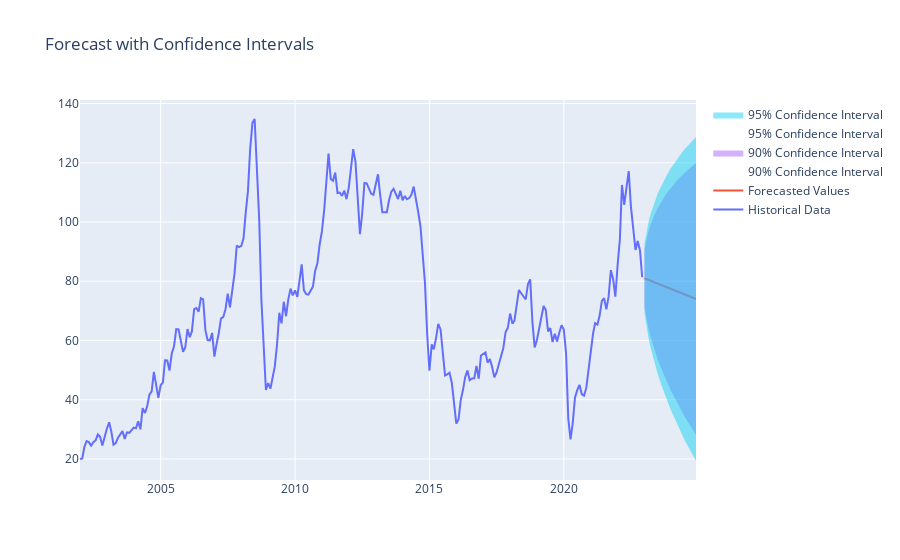

Notebook code for this chart:
### Code cell
#%%

# Capture the returned values from forecast_future_values
predictions, forecast_summary_90, forecast_summary_95 = forecast_future_values(data['Price'], model.order, model.seasonal_order, 24)

# Now you can use 'predictions' in the following functions
plot_forecast_with_confidence_intervals(data['Price'], predictions, forecast_summary_90, forecast_summary_95)
calculate_error_metrics(data['Price'], predictions)
